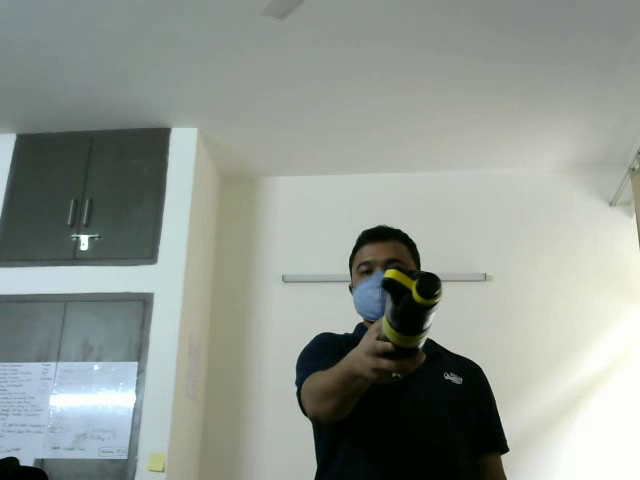
#> input picture CV07.3Dvision/results_pair/1_left_old.png, 640 x 480 px
$ jupyter execute --allow-errors CV07.Inclass_stereo_camera.ipynb   (shell and % lines are left out)   (older library calls are emulated)
#> lines starting #> are read from the running program, lines starting #| are printed output that depends on the picture
# <h1><center> CV7. Stereo image rectification (calibrated camera) </center></h1>

Bài này các bạn sẽ thực hiện rectify cho ảnh thu nhận trên hệ thống stereo với trường hợp tham số trong của mỗi camera có thể được xác nhận (tức là calibrated camera).
- Bước 1: cần xác định các thông số camera dựa trên ảnh bàn cờ thu được từ hệ thống stereo
- Bước 2: Tìm các tham số cho hệ thống stereo: ma trận E, F
- Bước 3: Tìm các tham số cần thiết cho việc thực hiện rectify: ma trận quay cho mỗi ảnh
- Bước 4: Thực hiện rectify cho các cặp ảnh
- Tính disparity từ cặp ảnh

<h1><center> B1: Individual calibration of the right and left cameras of the stereo setup</center></h1>

[cell 1]
# Các thư viện cần thiết
import os
import numpy as np
import cv2
from tqdm import tqdm
import matplotlib.pyplot as plt

[cell 2]
# Dữ liệu dùng cho calibrate camera
# Set the path to the images captured by the left and right cameras
pathL = "stereoL/"
pathR = "stereoR/"

[cell 3]
# Termination criteria for refining the detected corners
criteria = (cv2.TERM_CRITERIA_EPS + cv2.TERM_CRITERIA_MAX_ITER, 30, 0.001)

[cell 4]
# Chuẩn bị object points giống như: (0,0,0), (1,0,0), ...., (10,6,0)
# Kích thước ô bàn cờ: 10x7
objp = np.zeros((9*6,3), np.float32)
objp[:,:2] = np.mgrid[0:9,0:6].T.reshape(-1,2)

img_ptsL = []
img_ptsR = []
obj_pts = []

#> (a cell that did not finish here is left out)

[cell 6]
'''
img = cv2.imread("stereoL/img1.png")
img = cv2.drawChessboardCorners(img, (9, 6), corners2L, retL)
plt.figure(figsize=(20,20))
plt.imshow(img)
plt.show()
'''
a= len(img_ptsL)
#> (the rest of this cell did not finish here and is left out)

[cell 7]
print("Calculating left camera parameters ... ")

# Calibrating left camera
# Sử dụng các cặp điểm đã tính được ở trên để thực hiện tìm tham số cho camera bên trái
############### YOUR CODE HERE ########
#> (the rest of this cell did not finish here and is left out)

[cell 8]
print("Calculating right camera parameters ... ")

# Calibrating right camera
# Sử dụng các cặp điểm đã tính được ở trên để thực hiện tìm tham số cho camera bên phải
############### YOUR CODE HERE ########
#> (the rest of this cell did not finish here and is left out)

<h1><center> B2: Performing stereo calibration with fixed intrinsic parameters</center></h1>

[cell 9]
print("Stereo calibration .....\n")
flags = 0
flags |= cv2.CALIB_FIX_INTRINSIC
# Here we fix the intrinsic camara matrixes so that only Rot, Trns, Emat and Fmat are calculated.

criteria_stereo= (cv2.TERM_CRITERIA_EPS + cv2.TERM_CRITERIA_MAX_ITER, 30, 0.001)


# This step is performed to transformation between the two cameras and calculate Essential and Fundamenatl matrix
# Từ các cặp điểm tương ứng giữa ảnh thu được bởi 2 camera + các tham số trong của 2 camera ==> xác định ma trận F và E
############### YOUR CODE HERE ########
#> (the rest of this cell did not finish here and is left out)

<h1><center> B3: Stereo Rectification</center></h1>

[cell 10]
# Once we know the transformation between the two cameras we can perform stereo rectification
# StereoRectify function: https://docs.opencv.org/3.4/d9/d0c/group__calib3d.html#ga617b1685d4059c6040827800e72ad2b6

# Để thực hiện rectification, ta cần tính E để xác định Rotation matrix, đã có ở bước trên sử dụng stereoCalibrate
# stereoRectify trả ra các rotation matrix được áp lên từng ảnh để thực hiện rectify trên từng ảnh: rect_l, rect_r

rectify_scale= 1 # if 0 image croped, if 1 image not croped
#> (the rest of this cell did not finish here and is left out)

<h1><center>B4: Compute the mapping required to obtain the undistorted rectified stereo image pair</center></h1>

#> (a cell that did not finish here is left out)

# Thực hiện rectify các cặp ảnh

[cell 12]
# CHuẩn bị hàm vẽ các đường ngang để kiểm tra kết quả trước và sau khi rectify trên 2 ảnh
def draw_comparison(size,im_l, im_r,name):
	# Draw horizontal lines on images
	# size=im_l.shape
	for j in range(5, size[1], 40):
		cv2.line(im_l, (0, j), (size[0], j), (0, 0, 255), 1)
		cv2.line(im_r, (0, j), (size[0], j), (0, 0, 255), 1)

	# create unique image corresponding to the alignment of left and right
	aligned = np.hstack((im_l, im_r))

	cv2.imwrite('results/'+name+'.png', aligned)

[cell 13]
# Đọc thông số camera đã lưu
print("Reading parameters ......")
cv_file = cv2.FileStorage("data/params_py.xml", cv2.FILE_STORAGE_READ)

Left_Stereo_Map_x = cv_file.getNode("Left_Stereo_Map_x").mat()
Left_Stereo_Map_y = cv_file.getNode("Left_Stereo_Map_y").mat()
Right_Stereo_Map_x = cv_file.getNode("Right_Stereo_Map_x").mat()
Right_Stereo_Map_y = cv_file.getNode("Right_Stereo_Map_y").mat()
cv_file.release()
count1=0

[cell 14]
import glob
path='sample'
images_l = glob.glob(path + '/left/'+'*.png')
images_r = glob.glob(path + '/right/'+'*.png')
images_l.sort()
images_r.sort()

[cell 15]
# Thực hiện rectify cho từng cặp ảnh
for i in range(len(images_l)):
	print('processing images ' + str(i))

	fname_l = images_l.pop()
	fname_r = images_r.pop()

	imgL = cv2.imread(fname_l)
	imgR = cv2.imread(fname_r)

    # remap 2 ảnh cũ thành ảnh mới sau rectify dựa trên các tham số tính được từ initUndistortRectifyMap
    # dùng hàm remap(...)
    ############ YOUR CODE HERE ################
	Left_nice= cv2.remap(imgL, Left_Stereo_Map[0], Left_Stereo_Map[1], cv2.INTER_LANCZOS4)
	Right_nice= cv2.remap(imgR, Right_Stereo_Map[0], Right_Stereo_Map[1], cv2.INTER_LANCZOS4)
    ###########################################
	size=imgL.shape

	name=str(i)
	name1=name+"_old"

	cv2.imwrite("results_pair/"+name+"_left_new.png", Left_nice)
	cv2.imwrite('results_pair/'+name+'_right_new.png', Right_nice)
	cv2.imwrite('results_pair/'+name+'_left_old.png', imgL)
	cv2.imwrite('results_pair/'+name+'_right_old.png', imgR)

	draw_comparison(size,imgL, imgR,name1)
	draw_comparison(size,Left_nice, Right_nice,name)

[cell 16]
plt.rcParams["figure.figsize"] = (20,10)
images=glob.glob('results/*.png')
for i,fname in enumerate(images):
    name=fname.split('.')[0]
    if(len(name.split('_'))==1):
        img_1=cv2.imread(fname)
        img_2=cv2.imread(name+'_old'+'.png')

        fig, ax = plt.subplots(2,1)

        ax[0].imshow(cv2.cvtColor(img_1, cv2.COLOR_BGR2RGB))
        plt.title(os.path.basename(name+'.png'))

        ax[1].imshow(cv2.cvtColor(img_2, cv2.COLOR_BGR2RGB))
        plt.title(os.path.basename(name+'_old'+'.png'))
        plt.show()
    break

## Quan sát 2 ảnh trên và cho biết sự khác biệt giữa cặp ảnh trước khi rectify và ảnh sau khi rectify?

# <h1><center> Disparity image</center></h1>

[cell 17]
# So sánh disparity trước và sau khi rectification

[cell 18]
number=1
imgL = cv2.imread("results_pair/"+str(number)+"_left_old.png",0)
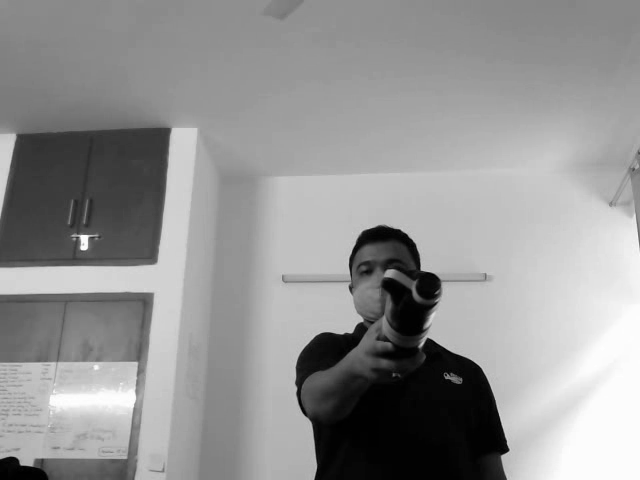
#> imgL: shape (480, 640); min 0, max 255, mean 147.2
imgL = cv2.resize(imgL,(600,600))
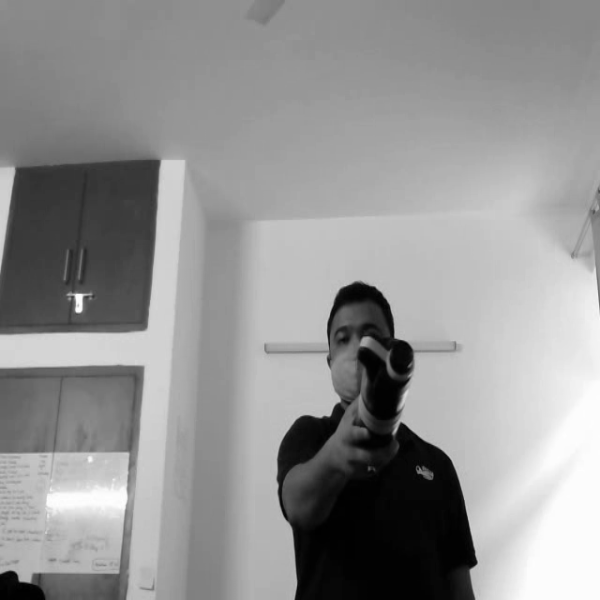
#> imgL: shape (600, 600); min 0, max 254, mean 147.2
imgR = cv2.imread("results_pair/"+str(number)+"_right_old.png",0)
#> (the rest of this cell did not finish here and is left out)
